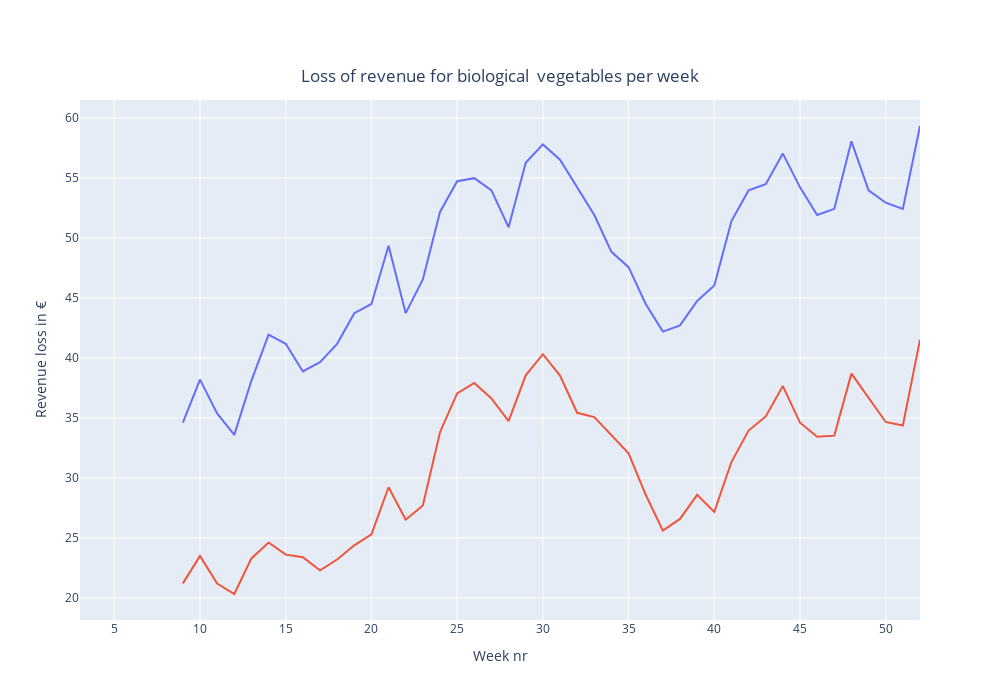

The notebook cell this image was saved under:
### Code cell
import plotly.express as px

output_copy = output_full.groupby("week").sum()
output_copy["MA7"] = output_copy['expected loss revenue'].rolling(7).mean()
output_copy["MA7_exp"] = output_copy["loss revenue"].rolling(7).mean()
fig = px.line(output_copy, x=output_copy.index, y="MA7_exp", title="Loss of revenue for biological  vegetables per week")
fig.add_scatter(x=output_copy.index, y=output_copy["MA7"], mode="lines", name="With discounts applied")
fig.update_layout(showlegend=False, xaxis_title="Week nr",
    yaxis_title="Revenue loss in €",width=1000,
    height=700, title={
        
                'y':0.9,
        'x':0.5,
        'xanchor': 'center',
        'yanchor': 'top'},
        paper_bgcolor='rgba(0,0,0,0)')
fig.show()

### Figure 1 — Plotly figure (JSON) as saved in the notebook; plotly's stock layout.template omitted (floating-point values rounded to 4 significant figures)
{"data": [{"hovertemplate": "week=%{x}<br>MA7_exp=%{y}<extra></extra>", "legendgroup": "", "line": {"color": "#636efa", "dash": "solid"}, "mode": "lines", "name": "", "orientation": "v", "showlegend": false, "type": "scatter", "x": [3, 4, 5, 6, 7, 8, 9, 10, 11, 12, 13, 14, 15, 16, 17, 18, 19, 20, 21, 22, 23, 24, 25, 26, 27, 28, 29, 30, 31, 32, 33, 34, 35, 36, 37, 38, 39, 40, 41, 42, 43, 44, 45, 46, 47, 48, 49, 50, 51, 52], "xaxis": "x", "y": [null, null, null, null, null, null, 34.61, 38.19, 35.37, 33.58, 38.11, 41.94, 41.17, 38.87, 39.64, 41.17, 43.73, 44.49, 49.35, 43.73, 46.54, 52.17, 54.72, 54.98, 53.96, 50.89, 56.26, 57.79, 56.51, 54.21, 51.91, 48.84, 47.56, 44.49, 42.19, 42.7, 44.75, 46.03, 51.4, 53.96, 54.47, 57.02, 54.21, 51.91, 52.42, 58.05, 53.96, 52.93, 52.42, 59.33], "yaxis": "y"}, {"mode": "lines", "name": "With discounts applied", "type": "scatter", "x": [3, 4, 5, 6, 7, 8, 9, 10, 11, 12, 13, 14, 15, 16, 17, 18, 19, 20, 21, 22, 23, 24, 25, 26, 27, 28, 29, 30, 31, 32, 33, 34, 35, 36, 37, 38, 39, 40, 41, 42, 43, 44, 45, 46, 47, 48, 49, 50, 51, 52], "y": [null, null, null, null, null, null, 21.21, 23.49, 21.2, 20.32, 23.29, 24.62, 23.6, 23.38, 22.3, 23.2, 24.38, 25.3, 29.22, 26.51, 27.7, 33.81, 37.03, 37.92, 36.62, 34.73, 38.54, 40.3, 38.52, 35.42, 35.07, 33.58, 32.04, 28.59, 25.61, 26.58, 28.58, 27.16, 31.32, 33.95, 35.12, 37.65, 34.6, 33.43, 33.52, 38.69, 36.69, 34.66, 34.36, 41.51]}], "layout": {"height": 700, "legend": {"tracegroupgap": 0}, "paper_bgcolor": "rgba(0,0,0,0)", "showlegend": false, "title": {"text": "Loss of revenue for biological  vegetables per week", "x": 0.5, "xanchor": "center", "y": 0.9, "yanchor": "top"}, "width": 1000, "xaxis": {"anchor": "y", "domain": [0, 1], "title": {"text": "Week nr"}}, "yaxis": {"anchor": "x", "domain": [0, 1], "title": {"text": "Revenue loss in €"}}}}
